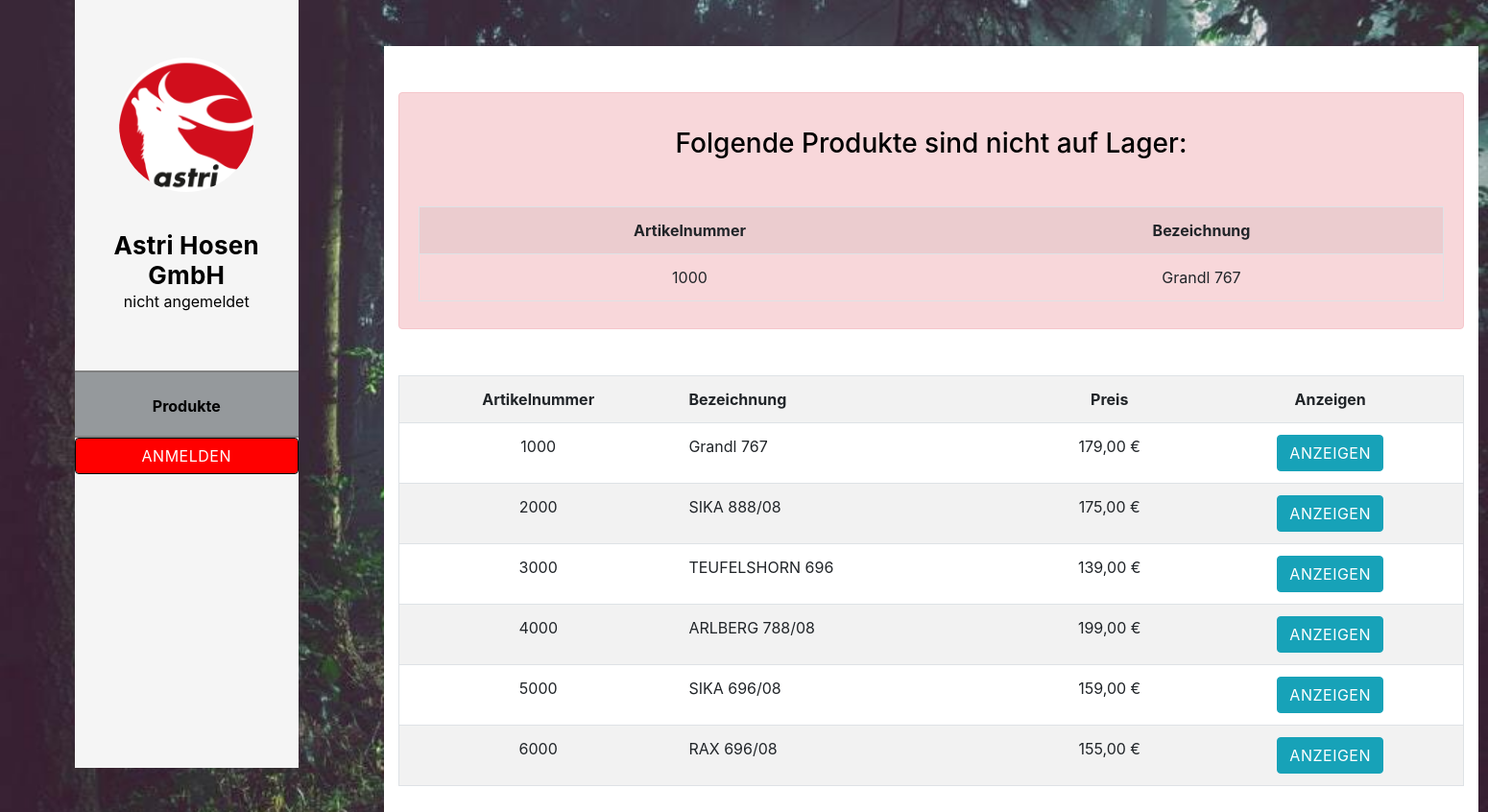
/php/viewer_übersicht.php, run on the app's committed database.
### tables this page shows
CREATE TABLE `produkt` (
  `produkt_id` int(255) NOT NULL,
  `produkt_bez` varchar(30) NOT NULL,
  `produkt_menge` int(255) NOT NULL,
  `produkt_preis` double NOT NULL,
  `produkt_bild` varchar(255) DEFAULT NULL,
  `produkt_datum` date NOT NULL,
  `produkt_beschreibung` text DEFAULT NULL,
  `produkt_link` varchar(10000) DEFAULT NULL,
  `produkt_mindest_menge` int(255) NOT NULL
);

### model/Produkt.php (called while the page is built, shortened)
<?php
class Produkt implements DatabaseObject
{
    private $produkt_id = "";
    private $produkt_bez = "";
    private $produkt_menge = "";
    private $produkt_preis = "";
    private $produkt_mindest_menge ="";
    public static function getAll()
    {
        $db = Database::connect();
        $sql = 'SELECT * FROM produkt ORDER BY produkt_id ASC';
        $stmt = $db->prepare($sql);
        $stmt->execute();
        $items = $stmt->fetchAll(PDO::FETCH_CLASS, 'Produkt');
        return $items;
    }
    public function getProduktId()
    {
        return $this->produkt_id;
    }
    public function getProduktBez()
    {
        return $this->produkt_bez;
    }
    public function getProduktMenge()
    {
        return $this->produkt_menge;
    }
    public function getProduktPreis()
    {
        return $this->produkt_preis;
    }
    public function getProduktMinMenge()
    {
        return $this->produkt_mindest_menge;
    }
}

### php/viewer_übersicht.php (the view, shortened to what this page needs)
<!DOCTYPE html>
<html lang="de">
<head>
</head>
<body>
<?php
require_once "../model/Produkt.php";
?>
<div class="responsive-nav">
    <div id="menu" class="menu">
        <div class="container">
            <div class="image">
                <a href="#"><img src="../img/astri_logo.png" alt=""/></a>
            </div>
            <div class="author-content">
                <h4>Astri Hosen GmbH</h4>
                <?php
                echo $_SESSION['userid_anzeige'];
                ?>
            </div>
            <nav class="main-nav" role="navigation">
                <ul class="main-menu">
                    <li><a href="viewer_übersicht.php" style="background-color: #95999c">Produkte</a></li>
                </ul>
            </nav>
            <a href="Security/management_abmelden.php">
                <button type="button" name="button" onclick="" class="form-control btn btn-danger" style="border: 1px solid black; background-color: red">Anmelden</button>
            </a>
        </div>
    </div>
</div>
<br>
<br>
<div class="container table-responsive" style="margin-left: 50vh">
    <?php
    $items = Produkt::getAll();
    $text = true;
    foreach ($items as $c) {
        if ($c->getProduktMenge() < $c->getProduktMinMenge()) {
            $text = false;
        }
    }
    if ($text == false) {
        echo "<div class='alert alert-danger text-center mt-5'><br><h3 style='color: black'>Folgende Produkte sind nicht auf Lager:</h3>";
        echo "<table class='table table-striped border mt-5'>";
        echo "<th>Artikelnummer</th>";
        echo "<th>Bezeichnung</th>";
        foreach ($items as $c) {
            if ($c->getProduktMenge() < $c->getProduktMinMenge()) {
                echo "<tr>";
                echo "<td>" . $c->getProduktId() . "</td>";
                echo "<td>" . $c->getProduktBez() . "</td>";
                echo "</tr>";
            }
        }
        echo "</table>";
        echo "</div>";
    }
    ?>
    <table class="table table-striped border mt-5" style="text-align: center">
        <th>Artikelnummer</th>
        <th style='text-align: left;'>Bezeichnung</th>
        <th>Preis</th>
        <th>Anzeigen</th>
        <?php
        foreach ($items as $c) {
            echo "<tr>";
            echo "<td>" . $c->getProduktId() . "</td>";
            echo "<td style='text-align: left;'>" . $c->getProduktBez() . "</td>";
            $preis = $c->getProduktPreis();
            echo "<td>" . number_format($preis, 2, ',', '.') . " €</td>";
            echo "<td>";
            echo " <a href='Produkte/view.php?id=" . $c->getProduktId() . "' ><button class='btn btn-info'>Anzeigen</button></a> ";
            echo "</td>";
            echo "</tr>";
        }
        ?>
    </table>
    <br>
</div>
</body>
</html>

### css/astri_hosen_style.css (style rules this page uses)
body { background: url(../img/forrest.jpg) no-repeat center center fixed; -webkit-background-size: cover; -moz-background-size: cover; -o-background-size: cover; background-size: cover; width: 100%; }
.table-responsive { background: white; margin-left: 550px; }
.responsive-nav { display: inline-block; }

### css/templatemo-style.css (style rules this page uses)
body { overflow-x: hidden; }
a, a:hover { text-decoration: none; }
h4 { font-size: 26px; font-weight: 700; color: #fff; letter-spacing: 0.25px; }
img { width: 100%; overflow: hidden; }
ul { padding: 0; margin: 0; list-style: none; }
ul li { display: inline-block; }
html { -webkit-box-sizing: border-box; -moz-box-sizing: border-box; box-sizing: border-box; }
*, *:before, *:after { -webkit-box-sizing: inherit; -moz-box-sizing: inherit; box-sizing: inherit; }
.container { margin: 0 auto; }
.main-nav { text-align: left; }
.main-nav li:last-child a { border-bottom: 2px solid gray; }
.main-nav li { display: block; }
.main-nav li a { height: 70px; line-height: 70px; display: inline-block; font-size: 16px; font-weight: 700; color: black; width: 100%; transition: all 0.5s; border-top: 2px solid gray; text-align: center; }
.menu .image { margin-top: 60px; }
.menu .image img { width: 140px; height: 140px; border-radius: 50%; text-align: center; }
.menu .author-content { margin: 40px 0px 60px 0px; }
.menu .author-content h4 { margin-bottom: 0px; color: black; }
.menu:before, .menu:after { content: ""; display: table; }
.menu:after { clear: both; }
.menu a { text-decoration: none; color: inherit; }
.menu { text-align: center; }
.menu { -webkit-transition: -webkit-transform 233ms cubic-bezier(0, 0, 0.21, 1); -webkit-overflow-scrolling: touch; background-color: whitesmoke; box-sizing: border-box; height: 100vh; max-height: 100vh !important; max-width: 80vw !important; min-width: 45px !important; outline: none; overflow-x: hidden !important; overflow-y: auto !important; padding: 0; position: fixed !important; top: calc(0px); width: 15%; will-change: transform; z-index: 9999 !important; }
button { display: inline-block; padding: 10px 20px; background-color: #fff; color: #a43f49; font-size: 12px; font-weight: 800; letter-spacing: 0.5px; text-transform: uppercase; transition: all 0.5s; border: none; outline: none; cursor: pointer; }
@media screen and (max-width: 1680px) { .menu { left: 5%; } }
@media screen and (max-width: 1680px) and (min-width: 846px) { .menu .image { margin-top: 60px; } }
.menu .container { padding-left: 0; padding-right: 0; }

### data on the page
produkt: produkt_id "1000", produkt_bez "Grandl 767", produkt_preis "179,00"
produkt: produkt_id "2000", produkt_bez "SIKA 888/08", produkt_preis "175,00"
produkt: produkt_id "3000", produkt_bez "TEUFELSHORN 696", produkt_preis "139,00"
produkt: produkt_id "4000", produkt_bez "ARLBERG 788/08", produkt_preis "199,00"
produkt: produkt_id "5000", produkt_bez "SIKA 696/08", produkt_preis "159,00"
produkt: produkt_id "6000", produkt_bez "RAX 696/08", produkt_preis "155,00"

### other printed values
$_SESSION['userid_anzeige'] "nicht angemeldet"
